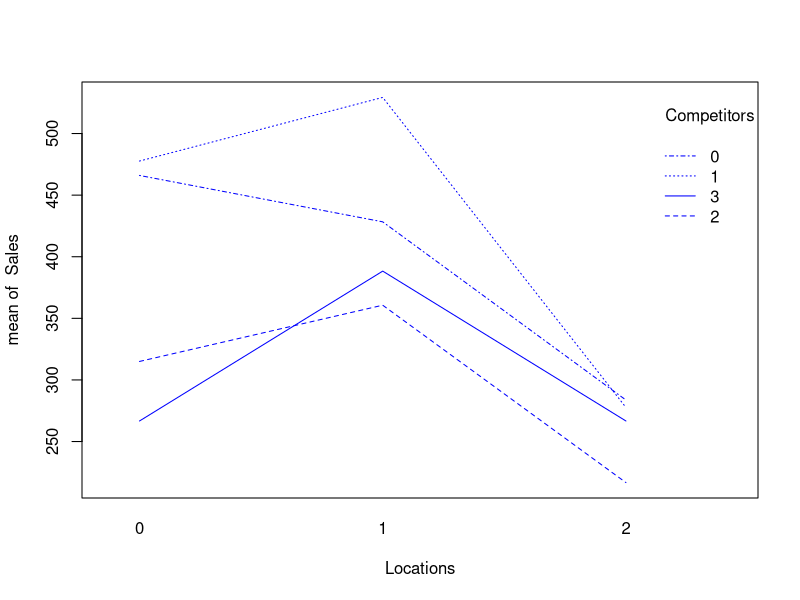

Write the R code that produced this figure.
## Aiisgnment 3

#############################

# Question 1

high_protein <- c(134,146,104,119,124,161,112,83,113,129,97,123)
low_protein <- c(80,118,101,85,107,132,94)

## part a: sigh test with alpha = 0.05

binom.test(sum(high_protein > 110),length(high_protein),alternative = "less")


## part b: Wilcoxon rank-sum test with alpha = 0.05

wilcox.test(high_protein,low_protein,alternative = "greater")


## part c: t test with alpha = 0.05

t.test(high_protein,low_protein,var.equal = TRUE,alternative = "greater")

var.test(high_protein,low_protein)


###################################################################

## Question 2 

# (a) 
x <- rep(0:4, c(10,24,10,6,3))
table(x)
x.bar <- mean(x)
x.bar

p0 <- dpois(0,x.bar)
p1 <- dpois(1,x.bar)
p2 <- dpois(2,x.bar)
p3 <- 1 - (p0 + p1 +p2)

p <- c(p0,p1,p2,p3)
y <- c(10,24,10,9)

chisq.test(y,p = p)
# X-squared = 3.118

1 - pchisq(3.118,2)

# fail to reject H0, follow Poission distribution


# (b)

x <- rbind(younger = c(10,24,10,9),
           older = c(7,22,18,15))
x

chisq.test(x)

#fail to reject H0, which means that independent



######################################################

## question 3

##create the table

## 0 in Location column means outer surburb
## 1 in Location column means inner surburb
## 2 in Location column means CBD

retail <- data.frame("Competitors" = c(3,3,3,2,2,2,1,1,1,0,0,0,
                                       3,3,3,2,2,2,1,1,1,0,0,0,
                                       3,3,3,2,2,2,1,1,1,0,0,0),
                     "Locations" = c(0,0,0,0,0,0,0,0,0,0,0,0,
                                     1,1,1,1,1,1,1,1,1,1,1,1,
                                     2,2,2,2,2,2,2,2,2,2,2,2),
                     "Sales" = c(270,310,220,290,350,305,
                                 446,487,500,440,428,530,
                                 410,305,450,382,320,380,
                                 598,480,510,470,415,400,
                                 180,290,330,220,170,260,
                                 290,283,260,246,275,330))
retail
model <- lm(Sales ~ factor(Competitors) + factor(Locations),retail)
anova(model)

model2 <- lm(Sales ~ factor(Competitors) * factor(Locations),retail)
anova(model2)

with(retail,interaction.plot(Locations,Competitors,Sales,col = "blue"))



